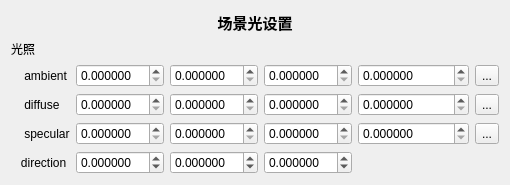
<?xml version="1.0" encoding="UTF-8"?>
<ui version="4.0">
 <class>LightForm</class>
 <widget class="QWidget" name="LightForm">
  <property name="geometry">
   <rect>
    <x>0</x>
    <y>0</y>
    <width>493</width>
    <height>164</height>
   </rect>
  </property>
  <property name="windowTitle">
   <string>Form</string>
  </property>
  <layout class="QGridLayout" name="gridLayout">
   <item row="0" column="0">
    <widget class="QLabel" name="label_18">
     <property name="font">
      <font>
       <family>楷体</family>
       <pointsize>11</pointsize>
       <weight>75</weight>
       <bold>true</bold>
       <underline>false</underline>
       <strikeout>false</strikeout>
      </font>
     </property>
     <property name="text">
      <string>场景光设置</string>
     </property>
     <property name="alignment">
      <set>Qt::AlignCenter</set>
     </property>
    </widget>
   </item>
   <item row="1" column="0">
    <layout class="QGridLayout" name="matLayout">
     <item row="2" column="1">
      <widget class="QDoubleSpinBox" name="diffuseX">
       <property name="decimals">
        <number>6</number>
       </property>
       <property name="minimum">
        <double>0.000000000000000</double>
       </property>
       <property name="maximum">
        <double>1.000000000000000</double>
       </property>
       <property name="singleStep">
        <double>0.010000000000000</double>
       </property>
      </widget>
     </item>
     <item row="3" column="2">
      <widget class="QDoubleSpinBox" name="specularY">
       <property name="decimals">
        <number>6</number>
       </property>
       <property name="minimum">
        <double>0.000000000000000</double>
       </property>
       <property name="maximum">
        <double>1.000000000000000</double>
       </property>
       <property name="singleStep">
        <double>0.010000000000000</double>
       </property>
      </widget>
     </item>
     <item row="1" column="3">
      <widget class="QDoubleSpinBox" name="ambientZ">
       <property name="decimals">
        <number>6</number>
       </property>
       <property name="minimum">
        <double>0.000000000000000</double>
       </property>
       <property name="maximum">
        <double>1.000000000000000</double>
       </property>
       <property name="singleStep">
        <double>0.010000000000000</double>
       </property>
      </widget>
     </item>
     <item row="2" column="4">
      <widget class="QDoubleSpinBox" name="diffuseW">
       <property name="decimals">
        <number>6</number>
       </property>
       <property name="minimum">
        <double>0.000000000000000</double>
       </property>
       <property name="maximum">
        <double>1.000000000000000</double>
       </property>
       <property name="singleStep">
        <double>0.010000000000000</double>
       </property>
      </widget>
     </item>
     <item row="3" column="4">
      <widget class="QDoubleSpinBox" name="specularW">
       <property name="decimals">
        <number>6</number>
       </property>
       <property name="minimum">
        <double>0.000000000000000</double>
       </property>
       <property name="maximum">
        <double>99999999.000000000000000</double>
       </property>
       <property name="singleStep">
        <double>1.000000000000000</double>
       </property>
      </widget>
     </item>
     <item row="0" column="0">
      <widget class="QLabel" name="label_4">
       <property name="text">
        <string>光照</string>
       </property>
      </widget>
     </item>
     <item row="1" column="4">
      <widget class="QDoubleSpinBox" name="ambientW">
       <property name="decimals">
        <number>6</number>
       </property>
       <property name="minimum">
        <double>0.000000000000000</double>
       </property>
       <property name="maximum">
        <double>1.000000000000000</double>
       </property>
       <property name="singleStep">
        <double>0.010000000000000</double>
       </property>
      </widget>
     </item>
     <item row="2" column="3">
      <widget class="QDoubleSpinBox" name="diffuseZ">
       <property name="decimals">
        <number>6</number>
       </property>
       <property name="minimum">
        <double>0.000000000000000</double>
       </property>
       <property name="maximum">
        <double>1.000000000000000</double>
       </property>
       <property name="singleStep">
        <double>0.010000000000000</double>
       </property>
      </widget>
     </item>
     <item row="1" column="1">
      <widget class="QDoubleSpinBox" name="ambientX">
       <property name="decimals">
        <number>6</number>
       </property>
       <property name="minimum">
        <double>0.000000000000000</double>
       </property>
       <property name="maximum">
        <double>1.000000000000000</double>
       </property>
       <property name="singleStep">
        <double>0.010000000000000</double>
       </property>
      </widget>
     </item>
     <item row="1" column="0">
      <widget class="QLabel" name="label_7">
       <property name="text">
        <string>    ambient</string>
       </property>
      </widget>
     </item>
     <item row="1" column="2">
      <widget class="QDoubleSpinBox" name="ambientY">
       <property name="decimals">
        <number>6</number>
       </property>
       <property name="minimum">
        <double>0.000000000000000</double>
       </property>
       <property name="maximum">
        <double>1.000000000000000</double>
       </property>
       <property name="singleStep">
        <double>0.010000000000000</double>
       </property>
      </widget>
     </item>
     <item row="2" column="2">
      <widget class="QDoubleSpinBox" name="diffuseY">
       <property name="decimals">
        <number>6</number>
       </property>
       <property name="minimum">
        <double>0.000000000000000</double>
       </property>
       <property name="maximum">
        <double>1.000000000000000</double>
       </property>
       <property name="singleStep">
        <double>0.010000000000000</double>
       </property>
      </widget>
     </item>
     <item row="4" column="1">
      <widget class="QDoubleSpinBox" name="directionX">
       <property name="decimals">
        <number>6</number>
       </property>
       <property name="minimum">
        <double>-10.000000000000000</double>
       </property>
       <property name="maximum">
        <double>10.000000000000000</double>
       </property>
       <property name="singleStep">
        <double>0.100000000000000</double>
       </property>
      </widget>
     </item>
     <item row="4" column="2">
      <widget class="QDoubleSpinBox" name="directionY">
       <property name="decimals">
        <number>6</number>
       </property>
       <property name="minimum">
        <double>-10.000000000000000</double>
       </property>
       <property name="maximum">
        <double>10.000000000000000</double>
       </property>
       <property name="singleStep">
        <double>0.100000000000000</double>
       </property>
      </widget>
     </item>
     <item row="4" column="0">
      <widget class="QLabel" name="label_5">
       <property name="text">
        <string>   direction</string>
       </property>
      </widget>
     </item>
     <item row="3" column="1">
      <widget class="QDoubleSpinBox" name="specularX">
       <property name="decimals">
        <number>6</number>
       </property>
       <property name="minimum">
        <double>0.000000000000000</double>
       </property>
       <property name="maximum">
        <double>1.000000000000000</double>
       </property>
       <property name="singleStep">
        <double>0.010000000000000</double>
       </property>
      </widget>
     </item>
     <item row="3" column="3">
      <widget class="QDoubleSpinBox" name="specularZ">
       <property name="decimals">
        <number>6</number>
       </property>
       <property name="minimum">
        <double>0.000000000000000</double>
       </property>
       <property name="maximum">
        <double>1.000000000000000</double>
       </property>
       <property name="singleStep">
        <double>0.010000000000000</double>
       </property>
      </widget>
     </item>
     <item row="4" column="3">
      <widget class="QDoubleSpinBox" name="directionZ">
       <property name="decimals">
        <number>6</number>
       </property>
       <property name="minimum">
        <double>-10.000000000000000</double>
       </property>
       <property name="maximum">
        <double>10.000000000000000</double>
       </property>
       <property name="singleStep">
        <double>0.100000000000000</double>
       </property>
      </widget>
     </item>
     <item row="3" column="0">
      <widget class="QLabel" name="label_10">
       <property name="text">
        <string>    specular</string>
       </property>
      </widget>
     </item>
     <item row="2" column="0">
      <widget class="QLabel" name="label_8">
       <property name="text">
        <string>    diffuse</string>
       </property>
      </widget>
     </item>
     <item row="1" column="5">
      <widget class="QToolButton" name="ambientColor">
       <property name="text">
        <string>...</string>
       </property>
      </widget>
     </item>
     <item row="2" column="5">
      <widget class="QToolButton" name="diffuseColor">
       <property name="text">
        <string>...</string>
       </property>
      </widget>
     </item>
     <item row="3" column="5">
      <widget class="QToolButton" name="specularColor">
       <property name="text">
        <string>...</string>
       </property>
      </widget>
     </item>
    </layout>
   </item>
  </layout>
 </widget>
 <resources/>
 <connections/>
</ui>
